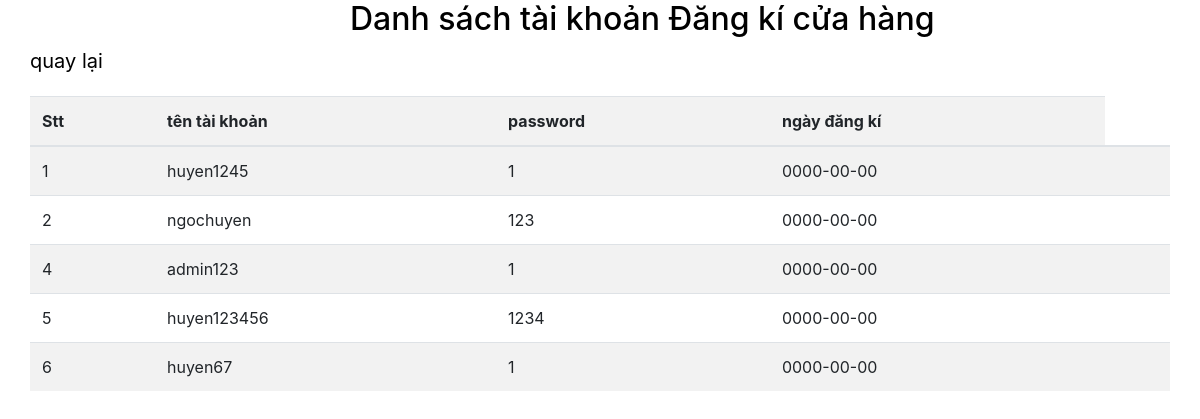
Screenshot of /PHP/khachhang.php with the database file from the repository.
### tables this page shows
CREATE TABLE `tbl_khachhang` (
  `ID` int(11) NOT NULL,
  `user` varchar(20) NOT NULL,
  `pass` varchar(10) NOT NULL,
  `ngay` date NOT NULL
);

### PHP/khachhang.php (the view, shortened to what this page needs)
<?php
    include "../connect.php";
    $sql=  "SELECT * FROM `tbl_khachhang`";
    $query= mysqli_query($conn ,$sql);
?>
<!DOCTYPE html>
<html lang="en">
<head>
    <link rel="stylesheet" href="https://stackpath.bootstrapcdn.com/bootstrap/4.5.2/css/bootstrap.min.css">
</head>
<body>
<div class="container">
        <div class="row">
            <div class="ad" style="margin-bottom:20px; color:black">
                <h2 style="margin-left:320px">Danh sách tài khoản Đăng kí cửa hàng</h2>
                <a href="danhmuc.php" style="margin-bottom:20px; font-size:20px ;color:black">quay lại</a>
            </div>
            <table class="table table-striped">
                <tr >
                    <th>Stt</th>
                    <th>tên tài khoản</th>
                    <th>password</th>
                    <th >ngày đăng kí</th>
                </tr>
                <tbody>
                    <?php
                        while($row = mysqli_fetch_assoc($query)){ ?>
                            <tr>
                                <td><?php echo $row['ID']; ?></td>
                                <td><?php echo $row['user']; ?></td>
                                <td><?php echo $row['pass']; ?></td>
                                <td><?php echo $row['ngay']; ?></td>
                                <td>
                            </tr>
                    <?php    }  ?>
                </tbody>
            </table>
        </div>
    </div>
</body>
</html>

### rows the page displays
tbl_khachhang: ID "1", user "huyen1245", pass "1", ngay "0000-00-00"
tbl_khachhang: ID "2", user "ngochuyen", pass "123", ngay "0000-00-00"
tbl_khachhang: ID "4", user "admin123", pass "1", ngay "0000-00-00"
tbl_khachhang: ID "5", user "huyen123456", pass "1234", ngay "0000-00-00"
tbl_khachhang: ID "6", user "huyen67", pass "1", ngay "0000-00-00"
